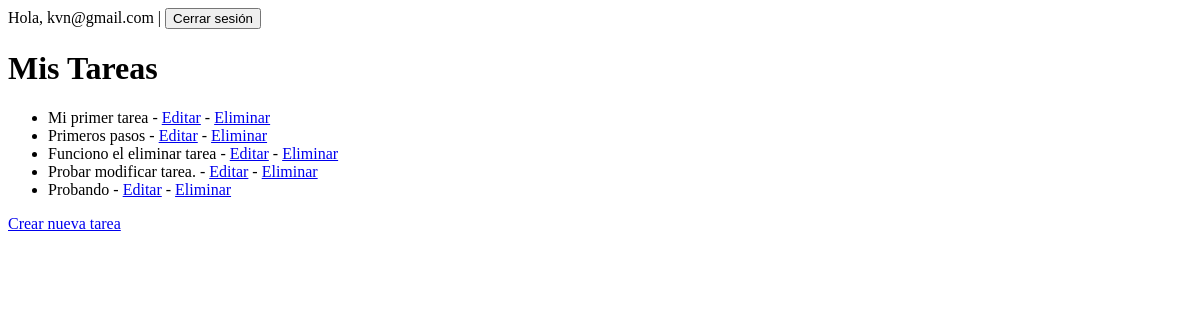
The page /tasks/v1/ (signed in) on the database its author committed.
### app_to_do/models.py (models this page shows)
class Task(models.Model):
    STATUS_CHOICES = [
        ('todo', 'Por hacer'),
        ('in_progress', 'En proceso'),
        ('done', 'Terminado'),
    ]
    user = models.ForeignKey(User, on_delete=models.CASCADE, null=True, blank=True)
    title = models.CharField(max_length=255)
    description = models.TextField(blank=True)
    status = models.CharField(max_length=20, choices=STATUS_CHOICES, default='todo')
    created_at = models.DateTimeField(auto_now_add=True)

### app_to_do/views.py (the view)
# urls.py: path('', views.task_list, name='task-list'),
@login_required
def task_list(request):
    try:
        tasks = Task.objects.filter(user=request.user)
    except Exception as e:
        messages.error(request, 'Error al obtener las tareas.')
        tasks = []
    return render(request, 'app_to_do/task_list.html', {'tasks': tasks})

### templates/app_to_do/task_list.html (shortened to what this page needs)
{% extends "base.html" %}
{% block content %}
  <h1>Mis Tareas</h1>
  <ul>
    {% for task in tasks %}
      <li>
        {{ task.title }}{% if task.completed %} ✅{% endif %} -
        <a href="{% url 'task-update' task.pk %}">Editar</a> -
        <a href="{% url 'task-delete' task.pk %}">Eliminar</a>
      </li>
    {% empty %}
      <li>No hay tareas aún.</li>
    {% endfor %}
  </ul>
  <a href="{% url 'task-create' %}">Crear nueva tarea</a>
{% endblock %}

### templates/base.html (shortened to what this page needs)
<!DOCTYPE html>
<html lang="es">
<head>
</head>
<body>
  <nav>
    {% if user.is_authenticated %}
      Hola, {{ user.username }} |
      <form method="post" action="{% url 'logout' %}" style="display:inline;">
        <button type="submit">Cerrar sesión</button>
      </form>
    {% else %}
      <a href="{% url 'login' %}">Iniciar sesión</a>
      <a href="{% url 'signup' %}">Registrarse</a>
    {% endif %}
  </nav>
  <main>
    {% block content %}
    {% endblock %}
  </main>
</body>
</html>

### templates/base.html (style rules this page uses)
nav { margin-bottom: 20px; }

### rows shown on the page
Task: title "Mi primer tarea"
Task: title "Primeros pasos"
Task: title "Funciono el eliminar tarea"
Task: title "Probar modificar tarea."
Task: title "Probando"

### other values the page prints
{{ user.username }} "kvn@gmail.com"
